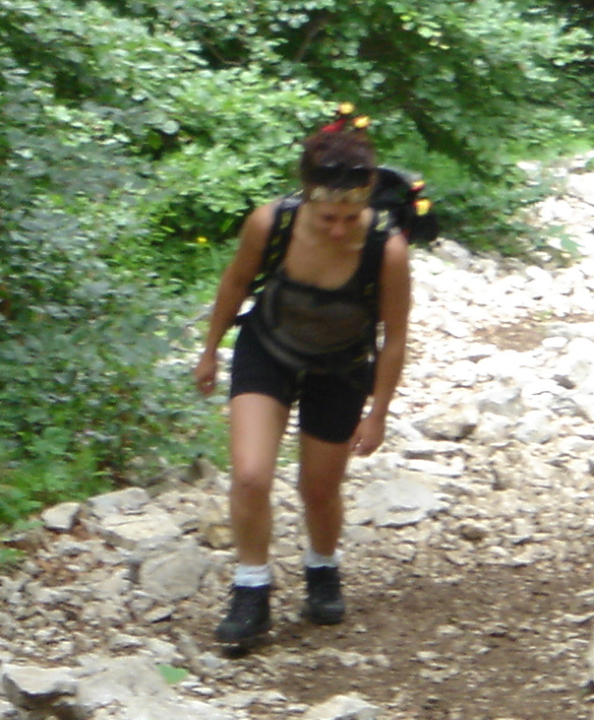
#> input picture dadosImagem/Treinamento/positivos/crop_000010.png, 594 x 720 px
$ jupyter execute detectation_images.ipynb   (older library calls are emulated)
#> lines starting #> are read from the running program, lines starting #| are printed output that depends on the picture
[cell 1]
import cv2
from matplotlib import pyplot as plt
import numpy as np

[cell 2]
img_path = 'dadosImagem/Treinamento/positivos/crop_000010.png'
img_test = cv2.imread(img_path)
#> img_test is the input picture: shape (720, 594, 3); mean B, G, R 109.8, 136.2, 129.2
plt.imshow(cv2.cvtColor(img_test,cv2.COLOR_BGR2RGB))
plt.show()

[cell 3]
img_test.shape
#> Out = (720, 594, 3)

[cell 4]
print(np.min(img_test))
#| 1
print(np.max(img_test))
#| 255

[cell 5]
img_test_gray = cv2.cvtColor(img_test, cv2.COLOR_RGB2GRAY)
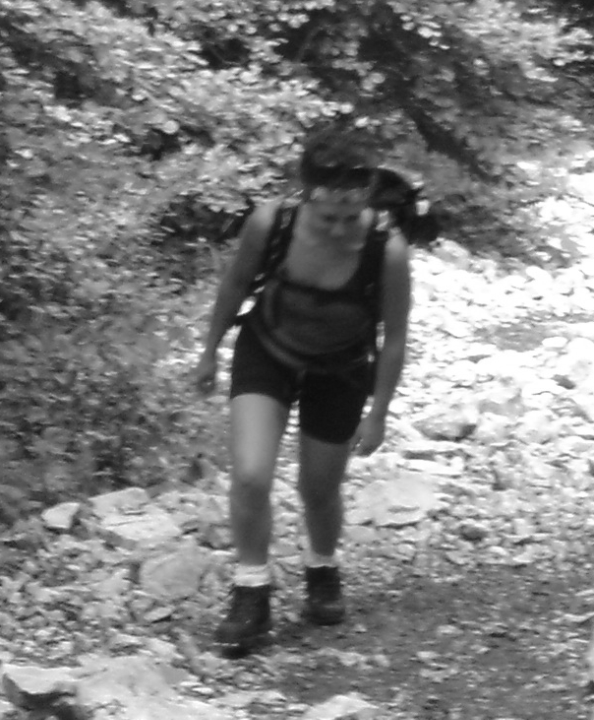
#> img_test_gray: shape (720, 594); min 12, max 255, mean 127.5
plt.imshow(img_test_gray,cmap='gray')
plt.show()

[cell 6]
print(img_test_gray.shape)
#| (720, 594)
print(np.min(img_test_gray))
#| 12
print(np.max(img_test_gray))
#| 255

[cell 7]
img_resized = cv2.resize(img_test_gray,(360,360), interpolation=cv2.INTER_CUBIC)
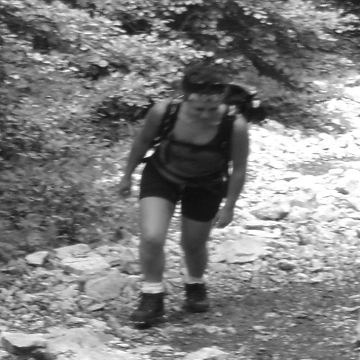
#> img_resized: shape (360, 360); min 12, max 255, mean 127.5
plt.subplot(121)
plt.title('Original')
plt.imshow(img_test_gray,cmap='gray',interpolation='bicubic')
plt.subplot(122)
plt.title('Resized')
plt.imshow(img_resized,cmap='gray',interpolation='bicubic')
plt.show()
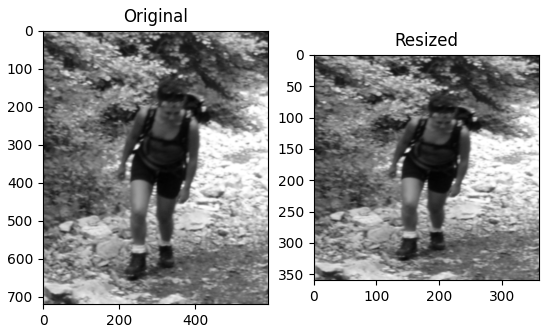
#> figure drawn by matplotlib, 2 panels

[cell 8]
plt.imshow(img_resized,cmap='gray',interpolation='bicubic')
plt.show()

[cell 9]
histogram_analise = cv2.calcHist([img_resized],[0],None,[256],[0,256]).astype(np.int)
#> histogram_analise = 256 values, max 1903 at index 255, min 0 at index 0, mean 506.2
plt.plot(histogram_analise)
plt.show()
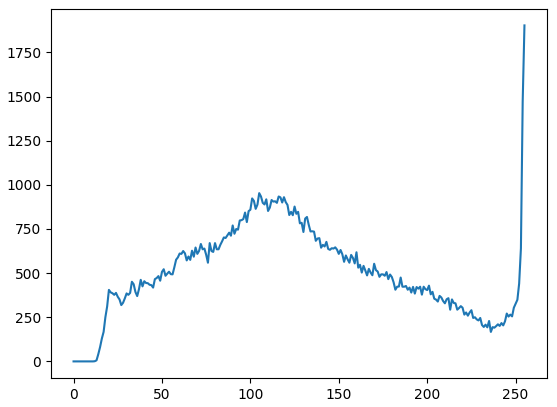
#> figure drawn by matplotlib, 1 panel; curve peaks at x = 255, y = 1903

[cell 10]
img_test_equalize = cv2.equalizeHist(img_resized)
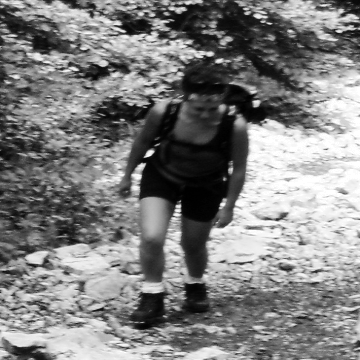
#> img_test_equalize: shape (360, 360); min 0, max 255, mean 128.1
histogram_equalize = cv2.calcHist([img_test_equalize],[0],None,[256],[0,256]).astype(np.int)
#> histogram_equalize = 256 values, max 1903 at index 255, min 0 at index 37, mean 506.2
plt.plot(histogram_equalize)
plt.show()
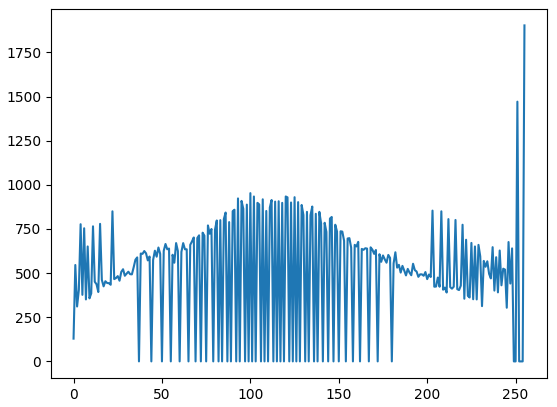
#> figure drawn by matplotlib, 1 panel; curve peaks at x = 255, y = 1903

[cell 11]
plt.subplot(121)
plt.title('Original')
plt.imshow(img_resized,cmap='gray',interpolation='bicubic')
plt.subplot(122)
plt.title('Equalize')
plt.imshow(img_test_equalize,cmap='gray',interpolation='bicubic')
plt.show()

$ run again, with dadosImagem/Treinamento/positivos/crop_000607.png copied over dadosImagem/Treinamento/positivos/crop_000010.png
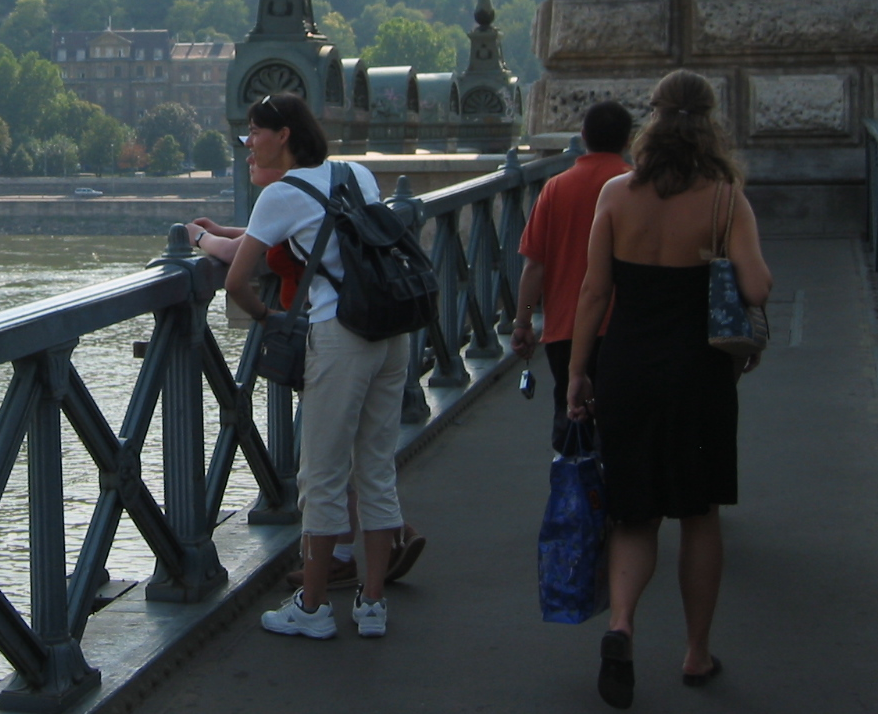
#> input picture dadosImagem/Treinamento/positivos/crop_000607.png, 878 x 714 px
#> img_test is the input picture: shape (714, 878, 3); mean B, G, R 64.3, 62, 56.7
#| 0
#| 255
#| (714, 878)
#| 1
#| 247
#> histogram_analise = 256 values, max 2576 at index 46, min 0 at index 246, mean 506.2
#> `img_test_equalize = cv2.equalizeHist(img_resized)`:
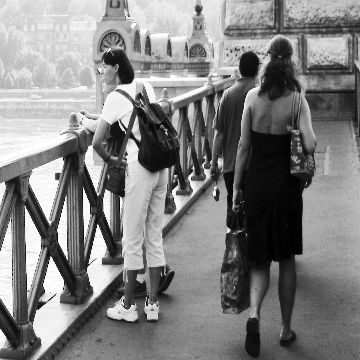
#> img_test_equalize: shape (360, 360); min 0, max 255, mean 128.8
#> histogram_equalize = 256 values, max 2576 at index 100, min 0 at index 3, mean 506.2
#> `plt.show()`:
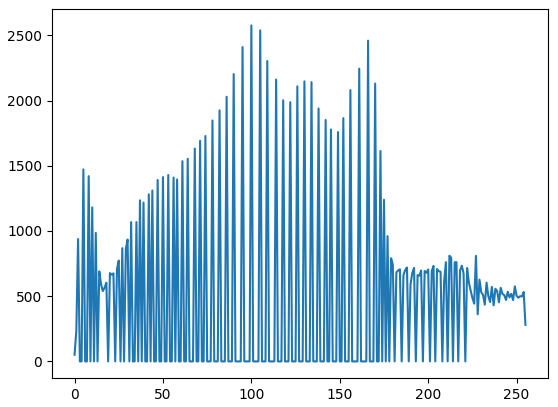
#> figure drawn by matplotlib, 1 panel; curve peaks at x = 100, y = 2576

$ run again, with dadosImagem/Treinamento/positivos/crop_000608.png copied over dadosImagem/Treinamento/positivos/crop_000010.png
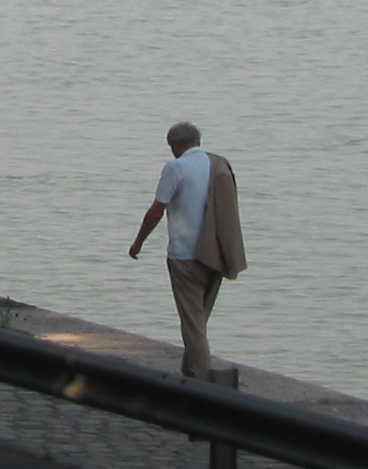
#> input picture dadosImagem/Treinamento/positivos/crop_000608.png, 368 x 469 px
#> img_test is the input picture: shape (469, 368, 3); mean B, G, R 125.4, 126.8, 123.3
#| 0
#| 207
#| (469, 368)
#| 1
#| 189
#> histogram_analise = 256 values, max 4630 at index 167, min 0 at index 0, mean 506.2
#> `img_test_equalize = cv2.equalizeHist(img_resized)`:
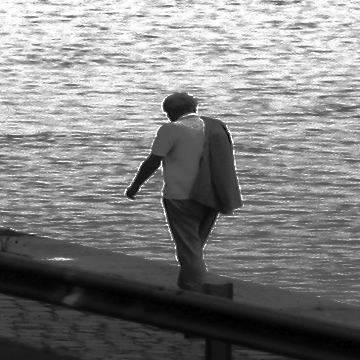
#> img_test_equalize: shape (360, 360); min 0, max 255, mean 129.7
#> histogram_equalize = 256 values, max 4630 at index 225, min 0 at index 2, mean 506.2
#> `plt.show()`:
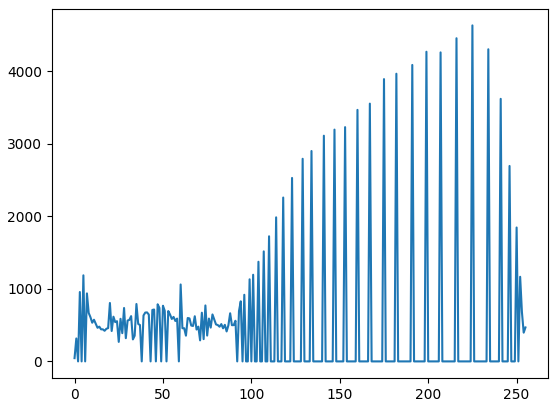
#> figure drawn by matplotlib, 1 panel; curve peaks at x = 225, y = 4630

$ run again, with dadosImagem/Treinamento/positivos/crop001001.png copied over dadosImagem/Treinamento/positivos/crop_000010.png
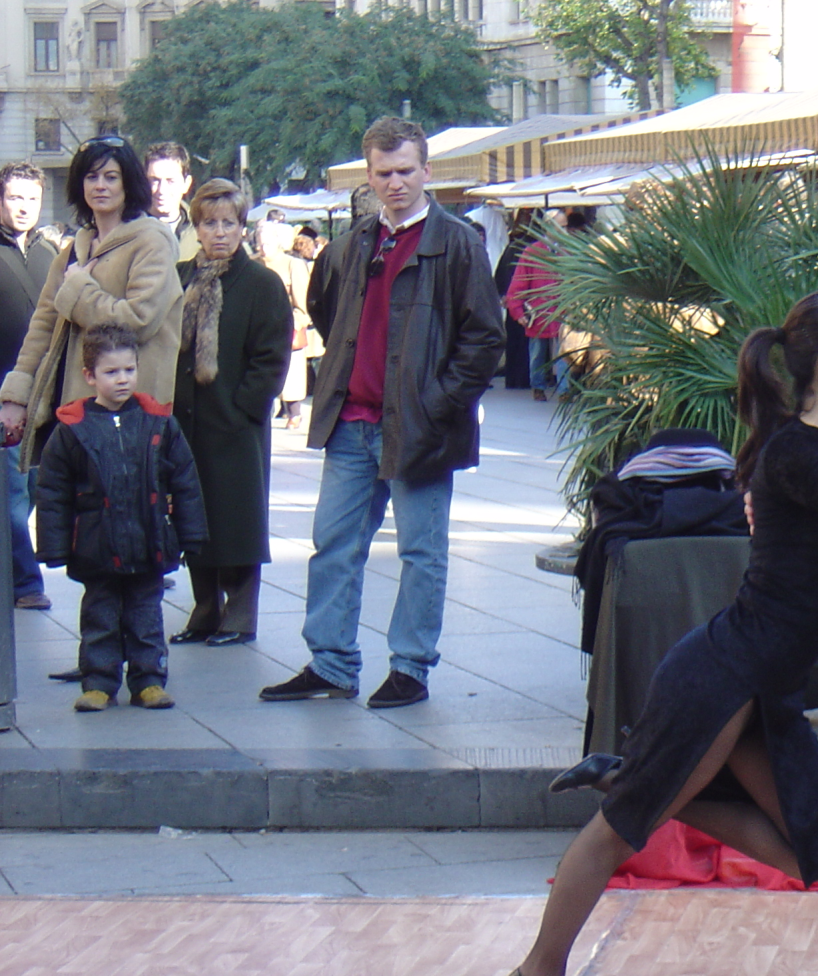
#> input picture dadosImagem/Treinamento/positivos/crop001001.png, 818 x 976 px
#> img_test is the input picture: shape (976, 818, 3); mean B, G, R 125.5, 114.3, 111.2
#| 2
#| 255
#| (976, 818)
#| 11
#| 255
#> histogram_analise = 256 values, max 1761 at index 254, min 0 at index 0, mean 506.2
#> `img_test_equalize = cv2.equalizeHist(img_resized)`:
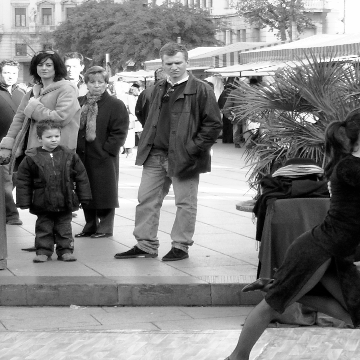
#> img_test_equalize: shape (360, 360); min 0, max 255, mean 128.1
#> histogram_equalize = 256 values, max 1761 at index 254, min 0 at index 5, mean 506.2
#> `plt.show()`:
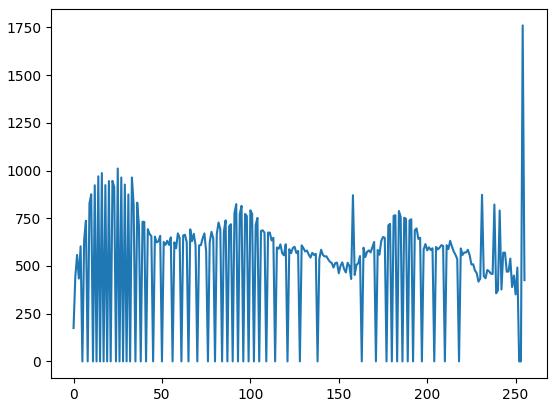
#> figure drawn by matplotlib, 1 panel; curve peaks at x = 254, y = 1761
